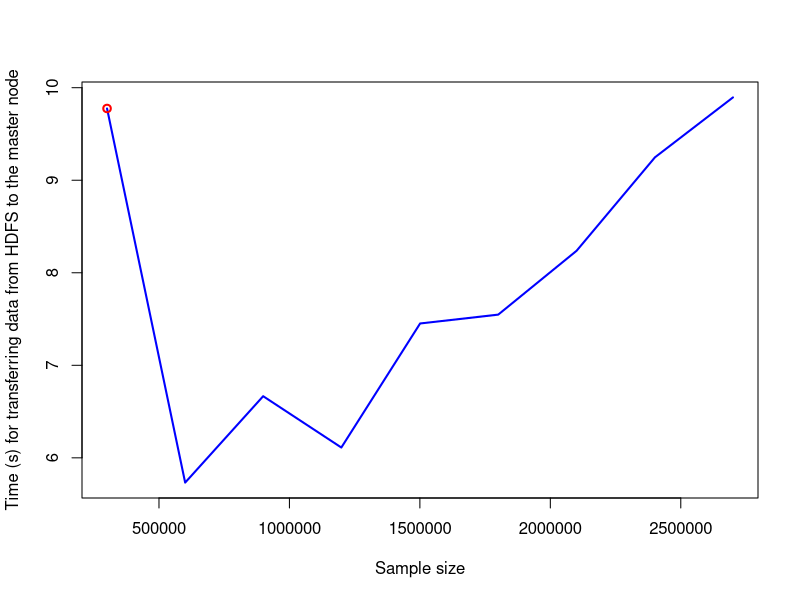

Write the R code that produced this figure.

commcost = read.table("commcost_data.csv", header = TRUE)
par(ps = 12, cex = 1, cex.main = 1)
plot(commcost$sample_size, commcost$time_commcost,
     xlab = 'Sample size',
     ylab = 'Time (s) for transferring data from HDFS to the master node', type = 'l', col
     = "blue", lwd = 2)
points(commcost[1, 3], commcost[1, 2], col = 'red', lwd = 2)
dev.copy2pdf(file = 'commcost.pdf')
